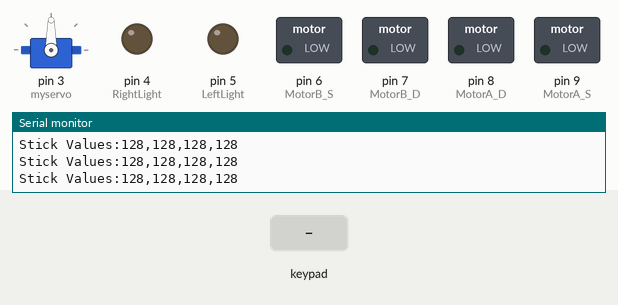
This sketch was run on a simulated Arduino Uno, built with avr-gcc and run on an emulated ATmega328P. Parts: servo, switched loads named in the sketch (green lamp = pin HIGH), output pins drawn as LEDs (lit = HIGH), the last lines printed to the serial monitor. Inputs (shaded band) come from the test bench.

Above: at 1.3 s.
1.4 s: key 'U' pressed
At 1.6 s:
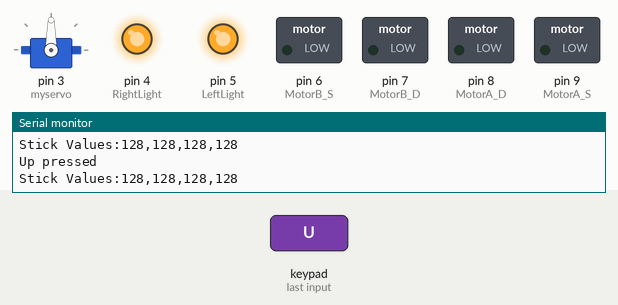
3.3 s: key 'O' pressed
At 4.8 s:
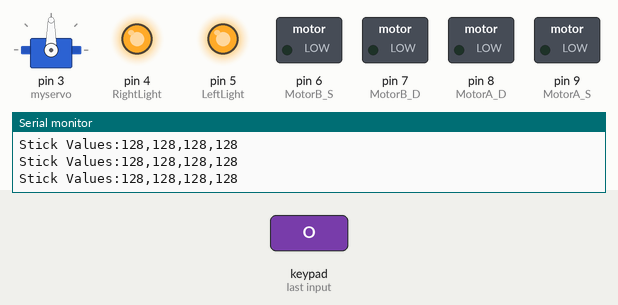
Timing chart, 0 to 6.3 s (numbered marks = the images above; inputs shaded):
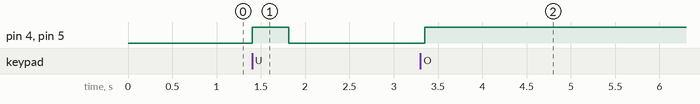

Measured:
- after the input at 1.4 s, pin 4 (RightLight), pin 5 (LeftLight): LOW → HIGH at once, → LOW 0.41 s later
- after the input at 3.3 s, pin 4 (RightLight), pin 5 (LeftLight): LOW → HIGH after 0.05 s

The sketch:

lectia_6_ServoH.ino
```cpp
#include<PS2X_lib.h>
#include <Servo.h>

//pinii pentru Receiver
#define PS2_DAT        13
#define PS2_CMD        11
#define PS2_SEL        10
#define PS2_CLK        12

//pinii pentru driverul de la motoare
#define MotorB_S  6
#define MotorB_D  7
#define MotorA_S  9
#define MotorA_D  8

//pinii pentru ledu-uri
#define RightLight 4
#define LeftLight  5

// creăm un obiect PS2x
PS2X ps2x;
#define pressures   false
#define rumble      false
int error = 0;
byte type = 0;
byte vibrate = 0;

//inițializare servo
Servo myservo;
int servoPos = 90;


//variabile de tip flag
bool LightF = false;

void setup() {
  //setăm pinii de la motoare
  pinMode(MotorA_S, OUTPUT);
  pinMode(MotorA_D, OUTPUT);
  pinMode(MotorB_S, OUTPUT);
  pinMode(MotorB_D, OUTPUT);

  digitalWrite(MotorA_S, LOW);
  digitalWrite(MotorB_S, LOW);

  //inițializăm pinii de la led-uri
  pinMode(RightLight, OUTPUT);
  pinMode(LeftLight, OUTPUT);

  //inițializăm comunicatrea serială
  Serial.begin(115200);
  delay(100);
  //inițializare servo
  myservo.attach(3);


  //inițializăm controllerul PS2
  error = ps2x.config_gamepad(PS2_CLK, PS2_CMD, PS2_SEL, PS2_DAT, pressures, rumble);
  if (error == 0) {
    Serial.print("Found Controller, configured successful ");
    Serial.print("pressures = ");
    if (pressures)
      Serial.println("true ");
    else
      Serial.println("false");
    Serial.print("rumble = ");
    if (rumble)
      Serial.println("true)");
    else
      Serial.println("false");
    Serial.println("Try out all the buttons, X will vibrate the controller, faster as you press harder;");
    Serial.println("holding L1 or R1 will print out the analog stick values.");
    Serial.println("Note: Go to www.billporter.info for updates and to report bugs.");
  }
}

void loop() {
  ps2x.read_gamepad(false, vibrate);


  //control motor stânga

  int leftStick = ps2x.Analog(PSS_LY);
  if (leftStick < 100) {
    leftStick = map(leftStick, 100, 0, 0, 255);
    leftStick = constrain(leftStick, 0, 255);
    analogWrite(MotorB_S,  leftStick);
    digitalWrite(MotorB_D, HIGH);

  }
  else if (leftStick > 170) {
    leftStick = map(leftStick, 170, 255, 0, 255);
    leftStick = constrain(leftStick, 0, 255);
    analogWrite(MotorB_S,  leftStick);
    digitalWrite(MotorB_D, LOW);
  }
  else {
    analogWrite(MotorB_S,  0);
  }


  //control motor dreapta
  int rightStick = ps2x.Analog(PSS_RY);
  if (rightStick < 100) {
    rightStick = map(rightStick, 100, 0, 0, 255);
    rightStick = constrain(rightStick, 0, 255);
    analogWrite(MotorA_S, rightStick);
    digitalWrite(MotorA_D, HIGH);
  }
  else if (rightStick > 170) {
    rightStick = map(rightStick, 170, 255, 0, 255);
    rightStick = constrain(rightStick, 0, 255);
    analogWrite(MotorA_S, rightStick);
    digitalWrite(MotorA_D, LOW);
  }
  else {
    analogWrite(MotorA_S, 0);
  }


  //Control lumini flash

  if (ps2x.ButtonPressed(PSB_CIRCLE)) {
    Serial.println("Circle just pressed");
    LightF = ! LightF;
  }

  if (LightF) {
    digitalWrite(RightLight, HIGH);
    digitalWrite(LeftLight , HIGH);
  }
  else {
    if (ps2x.Button(PSB_PAD_UP)) {
      Serial.println("Up pressed");
      digitalWrite(RightLight, HIGH);
      digitalWrite(LeftLight , HIGH);
    }
    else {
      digitalWrite(RightLight, LOW);
      digitalWrite(LeftLight, LOW);
    }
  }


  // control Gripper

  if (ps2x.Button(PSB_L1) ) {
    Serial.print("Gripper activated: ");
    int leftStickX = ps2x.Analog(PSS_LX);
    if (leftStickX > 200) {
      Serial.println("Right");
      myservo.write(120);
    }
    else if (leftStickX < 50) {
      Serial.println("Left");
      myservo.write(60);
    }
    else {
      myservo.write(90);
      Serial.println();
    }
  }
  else {
    myservo.write(90);
  }


  Serial.print("Stick Values:");
  Serial.print(ps2x.Analog(PSS_LY), DEC); //Left stick, Y axis. Other options: LX, RY, RX
  Serial.print(",");
  Serial.print(ps2x.Analog(PSS_LX), DEC);
  Serial.print(",");
  Serial.print(ps2x.Analog(PSS_RY), DEC);
  Serial.print(",");
  Serial.println(ps2x.Analog(PSS_RX), DEC);

  delay(50);
}
```
